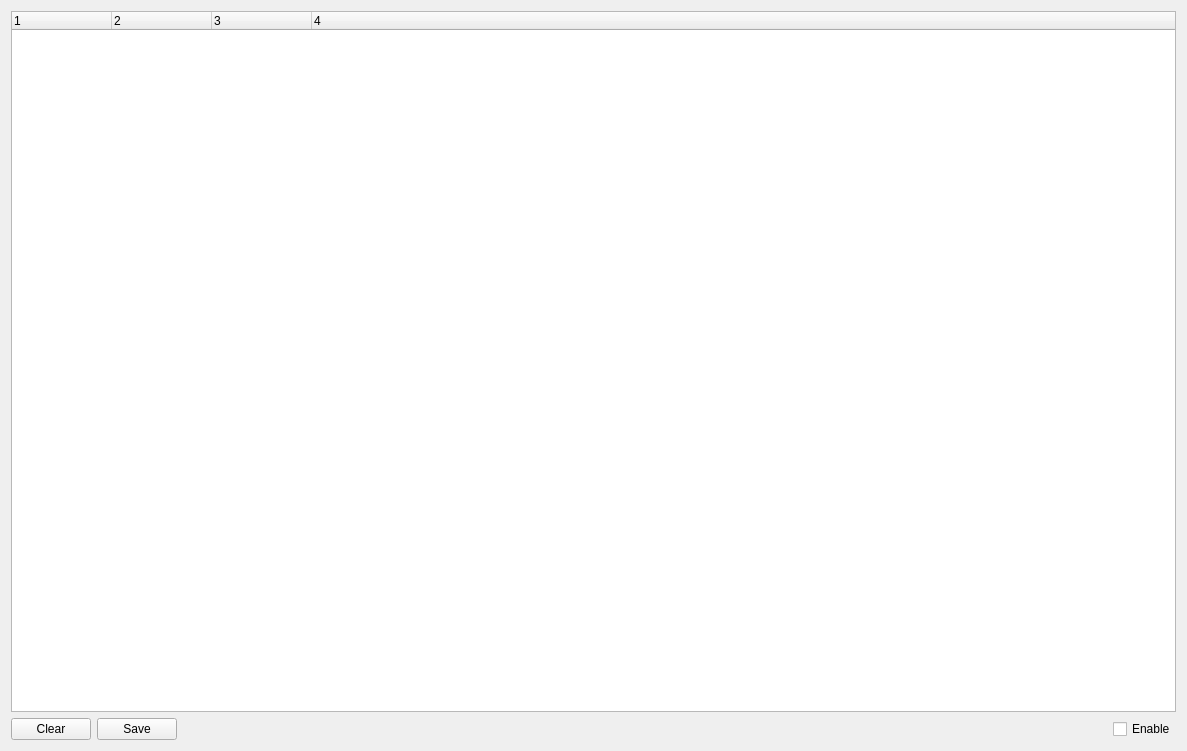
<?xml version="1.0" encoding="UTF-8"?>
<ui version="4.0">
 <class>Form</class>
 <widget class="QWidget" name="Form">
  <property name="geometry">
   <rect>
    <x>0</x>
    <y>0</y>
    <width>1187</width>
    <height>751</height>
   </rect>
  </property>
  <property name="windowTitle">
   <string>Form</string>
  </property>
  <layout class="QVBoxLayout" name="verticalLayout">
   <item>
    <widget class="QTreeWidget" name="logTree">
     <property name="columnCount">
      <number>4</number>
     </property>
     <attribute name="headerDefaultSectionSize">
      <number>100</number>
     </attribute>
     <column>
      <property name="text">
       <string notr="true">1</string>
      </property>
     </column>
     <column>
      <property name="text">
       <string>2</string>
      </property>
     </column>
     <column>
      <property name="text">
       <string>3</string>
      </property>
     </column>
     <column>
      <property name="text">
       <string notr="true">4</string>
      </property>
     </column>
    </widget>
   </item>
   <item>
    <layout class="QHBoxLayout" name="horizontalLayout">
     <item>
      <widget class="QPushButton" name="clearButton">
       <property name="text">
        <string>Clear</string>
       </property>
      </widget>
     </item>
     <item>
      <widget class="QPushButton" name="saveButton">
       <property name="text">
        <string>Save</string>
       </property>
      </widget>
     </item>
     <item>
      <spacer name="horizontalSpacer">
       <property name="orientation">
        <enum>Qt::Horizontal</enum>
       </property>
       <property name="sizeHint" stdset="0">
        <size>
         <width>40</width>
         <height>20</height>
        </size>
       </property>
      </spacer>
     </item>
     <item>
      <widget class="QCheckBox" name="masterCheck">
       <property name="text">
        <string>Enable</string>
       </property>
      </widget>
     </item>
    </layout>
   </item>
   <item>
    <layout class="QGridLayout" name="checkGrid"/>
   </item>
  </layout>
 </widget>
 <resources/>
 <connections/>
</ui>
